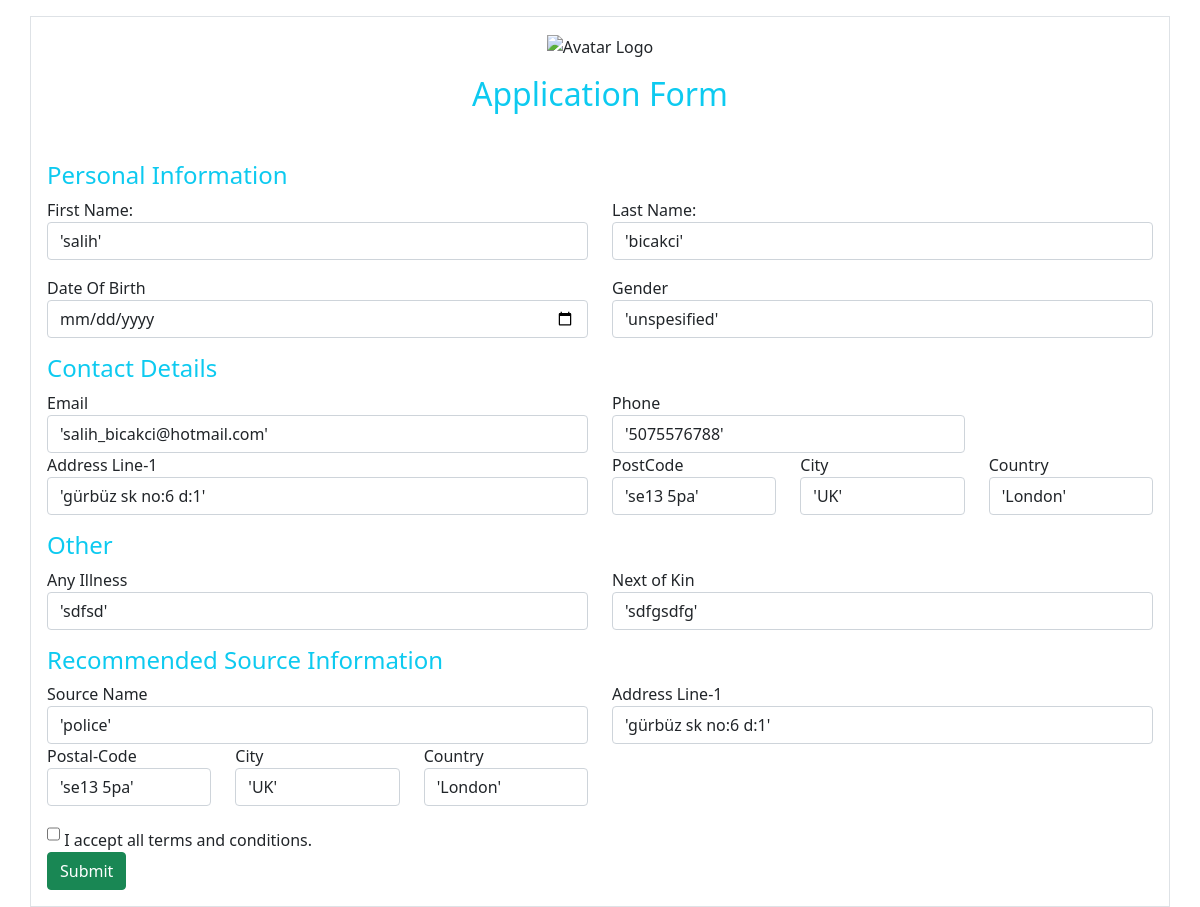
Page /applicationForm.php?id=6 (signed in) on the committed database.
### tables this page shows
CREATE TABLE `Users` (
  `id` int(11) NOT NULL AUTO_INCREMENT COMMENT 'Primary Key',
  `name` varchar(255) DEFAULT NULL,
  `surname` varchar(255) DEFAULT NULL,
  `photo` blob,
  `roleId` int(11) DEFAULT NULL,
  `create_time` datetime DEFAULT NULL COMMENT 'Create Time',
  `password` varchar(255) DEFAULT NULL,
  `username` varchar(255) NOT NULL,
  PRIMARY KEY (`id`)
);

CREATE TABLE `Applications` (
  `id` int(11) NOT NULL AUTO_INCREMENT COMMENT 'Primary Key',
  `userId` int(11) DEFAULT NULL,
  `birthdate` datetime DEFAULT NULL,
  `genderId` int(11) DEFAULT NULL,
  `contactPhone` varchar(15) DEFAULT NULL,
  `contactEmail` varchar(50) DEFAULT NULL,
  `contactAddress` varchar(250) DEFAULT NULL,
  `contactPostCode` varchar(50) DEFAULT NULL,
  `contactCityId` int(11) DEFAULT NULL,
  `contactCountyId` int(11) DEFAULT NULL,
  `otherIllness` varchar(250) DEFAULT NULL,
  `otherNextofKin` varchar(250) DEFAULT NULL,
  `recSourceId` int(11) DEFAULT NULL,
  `recAddress` varchar(250) DEFAULT NULL,
  `recPostCode` varchar(50) DEFAULT NULL,
  `recCityId` int(11) DEFAULT NULL,
  `recCountyId` int(11) DEFAULT NULL,
  `create_time` datetime DEFAULT NULL COMMENT 'Create Time',
  PRIMARY KEY (`id`)
);

### applicationForm.php (the view, shortened to what this page needs)
<?php
	include 'connection.php';
  $id = 0;
  if( isset( $_GET['id']) )
  {
      $id= $_GET['id'];
  }
  $userId=$_SESSION['userId'];
  $sql = "SELECT * from Users u  WHERE u.Id=$userId";
  $result = mysqli_query($con, $sql);
  $row = mysqli_fetch_array($result, MYSQLI_ASSOC);
  $sql1 = "SELECT a.* from Users u  inner JOIN Applications a on u.id=a.userId  WHERE a.Id=$id";
  $result1 = mysqli_query($con, $sql1);
  $row1 = mysqli_fetch_array($result1, MYSQLI_ASSOC);
?>
<!doctype html>
<html lang="en">
  <head>
    <link href="https://cdn.jsdelivr.net/npm/bootstrap@5.0.2/dist/css/bootstrap.min.css" rel="stylesheet">
  </head>
  <body>
    <div class="container mt-3 border p-3">
    <form name="Nameform" action="applicationCrud.php" method="post">
          <div class="row jumbotron box8">
            <div class="col-sm-12 mx-t3 mb-4">
              <div class="row" style="display: block;text-align: center;">
             <img src="images/logo1.png" style="width: 100px;" alt="Avatar Logo" ></div>
              <h2 class="text-center text-info mt-3">Application Form</h2>
            </div>
            <h4 class="text-info mt-3">Personal Information</h4>
            <div class="col-sm-6 form-group">
              <label for="name-f">First Name:</label>
              <label class="form-control"><?php echo ($row['name']??"") ?></label>
            </div>
            <div class="col-sm-6 form-group">
              <label for="name-l">Last Name:</label>
              <label class="form-control"><?php echo ($row['surname']??"") ?></label>
            </div>
            <div class="col-sm-6 form-group mt-3">
              <label for="Date">Date Of Birth</label>
              <input type="date" name="birthdate" class="form-control" id="Date" value="<?php echo date('Y-m-d',strtotime($row1['birthdate']??"")) ?>"  required>
            </div>
            <div class="col-sm-6 form-group mt-3">
              <label for="sex">Gender</label>
              <?php
                    $result = $con->query("select id, name from Gender");
                    echo "<select  name='genderId' class='form-control'><option value=-1 selected>select</option>";
                    $gid=!isset($row1['genderId']) ? 0 : $row1['genderId'];
                    while ($row = $result->fetch_assoc()) {
                      $id = $row['id'];
                      $name = $row['name'];
                      $slct=$gid==$id? "selected":"";
                      echo '<option value="'.htmlspecialchars($id).'"  '.htmlspecialchars($slct).'>'.htmlspecialchars($name).'</option>';
                    }
                    echo "</select>";
              ?>
            </div>
            <h4 class="text-info mt-3">Contact Details</h4>
            <div class="col-sm-6 form-group">
              <label for="email">Email</label>
              <input type="email" class="form-control" name="contactEmail" id="email" value="<?php echo ($row1['contactEmail']??"") ?>" >
            </div>
            <div class="col-sm-4 form-group">
              <label for="tel">Phone</label>
              <input type="tel" name="contactPhone" class="form-control" id="tel" value="<?php echo ($row1['contactPhone']??"") ?>">
            </div>
            <div class="col-sm-6 form-group">
              <label for="address-1">Address Line-1</label>
              <input type="address" class="form-control" name="contactAddress" id="address-1" placeholder="Locality/House/Street no." required value="<?php echo ($row1['contactAddress']??"") ?>">
            </div>
            <div class="col-sm-2 form-group">
              <label for="zip">PostCode</label>
              <input type="zip" class="form-control" name="contactPostCode" id="zip" value="<?php echo ($row1['contactPostCode']??"") ?>">
            </div>
            <div class="col-sm-2 form-group">
              <label for="State">City</label>
              <?php
                    $result = $con->query("select id, name from Cities");
                    echo "<select  name='contactCityId' class='form-control'><option value=-1 selected>select</option>";
                    $gid=!isset($row1['contactCityId']) ? 0 : $row1['contactCityId'];
                    while ($row = $result->fetch_assoc()) {
                      $id = $row['id'];
                      $name = $row['name'];
                      $slct=$gid==$id? "selected":"";
                      echo '<option value="'.htmlspecialchars($id).'"  '.htmlspecialchars($slct).'>'.htmlspecialchars($name).'</option>';
                    }
                    echo "</select>";
              ?>
            </div>
            <div class="col-sm-2 form-group">
              <label for="Country">Country</label>
              <?php
                    $result = $con->query("select id, name from Counties");
                    echo "<select name='contactCountyId' class='form-control'><option value=-1 selected>select</option>";
                    $gid=!isset($row1['contactCountyId']) ? 0 : $row1['contactCountyId'];
                    while ($row = $result->fetch_assoc()) {
                      $id = $row['id'];
                      $name = $row['name'];
                      $slct=$gid==$id? "selected":"";
                      echo '<option value="'.htmlspecialchars($id).'"  '.htmlspecialchars($slct).'>'.htmlspecialchars($name).'</option>';
                    }
                    echo "</select>";
              ?>
            </div>
            <h4 class="text-info mt-3">Other</h4>
            <div class="col-sm-6 form-group">
              <label for="pass">Any Illness</label>
              <input type="Text" name="otherIllness" class="form-control" id="illness" value="<?php echo ($row1['otherIllness']??"") ?>">
            </div>
            <div class="col-sm-6 form-group">
              <label for="pass2">Next of Kin</label>
              <input type="Text" name="otherNextOfKin" class="form-control" id="nextOFKin" value="<?php echo ($row1['otherNextofKin']??"") ?>">
            </div>
            <h4 class="text-info mt-3">Recommended Source Information</h4>
            <div class="col-sm-6 form-group">
              <label for="pass">Source Name</label>
              <?php
                    $result = $con->query("select id, name from Sources");
                    echo "<select name='recSourceId' class='form-control'><option value=-1 selected>select</option>";
                    $gid=!isset($row1['recSourceId']) ? 0 : $row1['recSourceId'];
                    while ($row = $result->fetch_assoc()) {
                      $id = $row['id'];
                      $name = $row['name'];
                      $slct=$gid==$id? "selected":"";
                      echo '<option value="'.htmlspecialchars($id).'"  '.htmlspecialchars($slct).'>'.htmlspecialchars($name).'</option>';
                    }
                    echo "</select>";
              ?>
            </div>
            <div class="col-sm-6 form-group">
              <label for="address-1">Address Line-1</label>
              <input type="address" class="form-control" name="recAddress" id="address-1" placeholder="Locality/House/Street no." value="<?php echo ($row1['recAddress']??"") ?>">
            </div>
            <div class="col-sm-2 form-group">
              <label for="zip">Postal-Code</label>
              <input type="zip" class="form-control" name="recPostCode" id="recSourcePostCode" value="<?php echo ($row1['recPostCode']??"") ?>">
            </div>
            <div class="col-sm-2 form-group">
              <label for="State">City</label>
              <?php
                    $result = $con->query("select id, name from Cities");
                    echo "<select   name='recCityId' class='form-control'><option value=-1 selected>select</option>";
                    $gid=!isset($row1['recCityId']) ? 0 : $row1['recCityId'];
                    while ($row = $result->fetch_assoc()) {
                      $id = $row['id'];
                      $name = $row['name'];
                      $slct=$gid==$id? "selected":"";
                      echo '<option value="'.htmlspecialchars($id).'"  '.htmlspecialchars($slct).'>'.htmlspecialchars($name).'</option>';
                    }
                    echo "</select>";
              ?>
            </div>
            <div class="col-sm-2 form-group">
              <label for="Country">Country</label>
              <?php
                    $result = $con->query("select id, name from Counties");
                    echo "<select  name='recCountyId' class='form-control'><option value=-1 selected>select</option>";
                    $gid=!isset($row1['recCountyId']) ? 0 : $row1['recCountyId'];
                    while ($row = $result->fetch_assoc()) {
                      $id = $row['id'];
                      $name = $row['name'];
                      $slct=$gid==$id? "selected":"";
                      echo '<option value="'.htmlspecialchars($id).'"  '.htmlspecialchars($slct).'>'.htmlspecialchars($name).'</option>';
                    }
                    echo "</select>";
              ?>
            </div>
            <div class="col-sm-12">
              <input type="checkbox" class="form-check d-inline mt-3" id="chb" required><label for="chb" class="form-check-label mt-1">&nbsp;I accept all terms and conditions.
              </label>
            </div>
            <div class="col-sm-12 form-group mb-0">
              <button class="btn btn-success float-right">Submit</button>
            </div>
          </div>
        </form>
      </div>
  </body>
</html>

### rows in the picture
users: name "'salih'", surname "'bicakci'"
applications: contactEmail "'salih_bicakci@hotmail.com'", contactPhone "'5075576788'", contactAddress "'gürbüz sk no:6 d:1'", contactPostCode "'se13 5pa'", otherIllness "'sdfsd'", otherNextOfKin "'sdfgsdfg'", recAddress "'gürbüz sk no:6 d:1'", recPostCode "'se13 5pa'"

### other values in the picture
form field genderId "'unspesified'"
form field contactCityId "'UK'"
form field contactCountyId "'London'"
form field recSourceId "'police'"
form field recCityId "'UK'"
form field recCountyId "'London'"
